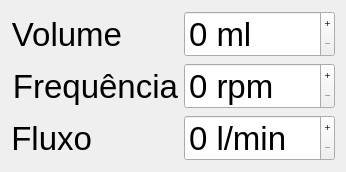
          <widget class="QWidget" name="VCV_tab">
           <attribute name="title">
            <string>VCV</string>
           </attribute>
           <layout class="QVBoxLayout" name="verticalLayout_9">
            <item>
             <layout class="QFormLayout" name="formLayout">
              <item row="0" column="0">
               <widget class="QLabel" name="VCV_volume_lbl">
                <property name="sizePolicy">
                 <sizepolicy hsizetype="MinimumExpanding" vsizetype="MinimumExpanding">
                  <horstretch>0</horstretch>
                  <verstretch>0</verstretch>
                 </sizepolicy>
                </property>
                <property name="minimumSize">
                 <size>
                  <width>50</width>
                  <height>30</height>
                 </size>
                </property>
                <property name="font">
                 <font>
                  <pointsize>25</pointsize>
                 </font>
                </property>
                <property name="text">
                 <string>Volume</string>
                </property>
                <property name="alignment">
                 <set>Qt::AlignRight|Qt::AlignTrailing|Qt::AlignVCenter</set>
                </property>
               </widget>
              </item>
              <item row="0" column="1">
               <widget class="QDoubleSpinBox" name="VCV_volume_dSpinBox">
                <property name="sizePolicy">
                 <sizepolicy hsizetype="MinimumExpanding" vsizetype="MinimumExpanding">
                  <horstretch>0</horstretch>
                  <verstretch>0</verstretch>
                 </sizepolicy>
                </property>
                <property name="minimumSize">
                 <size>
                  <width>50</width>
                  <height>30</height>
                 </size>
                </property>
                <property name="font">
                 <font>
                  <pointsize>25</pointsize>
                 </font>
                </property>
                <property name="buttonSymbols">
                 <enum>QAbstractSpinBox::PlusMinus</enum>
                </property>
                <property name="suffix">
                 <string> ml</string>
                </property>
                <property name="decimals">
                 <number>0</number>
                </property>
                <property name="maximum">
                 <double>1000.000000000000000</double>
                </property>
                <property name="singleStep">
                 <double>5.000000000000000</double>
                </property>
               </widget>
              </item>
              <item row="1" column="0">
               <widget class="QLabel" name="VCV_frequency_lbl">
                <property name="sizePolicy">
                 <sizepolicy hsizetype="MinimumExpanding" vsizetype="MinimumExpanding">
                  <horstretch>0</horstretch>
                  <verstretch>0</verstretch>
                 </sizepolicy>
                </property>
                <property name="minimumSize">
                 <size>
                  <width>50</width>
                  <height>30</height>
                 </size>
                </property>
                <property name="font">
                 <font>
                  <pointsize>25</pointsize>
                 </font>
                </property>
                <property name="text">
                 <string>Frequência</string>
                </property>
                <property name="alignment">
                 <set>Qt::AlignRight|Qt::AlignTrailing|Qt::AlignVCenter</set>
                </property>
               </widget>
              </item>
              <item row="1" column="1">
               <widget class="QDoubleSpinBox" name="VCV_frequency_dSpinBox">
                <property name="sizePolicy">
                 <sizepolicy hsizetype="MinimumExpanding" vsizetype="MinimumExpanding">
                  <horstretch>0</horstretch>
                  <verstretch>0</verstretch>
                 </sizepolicy>
                </property>
                <property name="minimumSize">
                 <size>
                  <width>50</width>
                  <height>30</height>
                 </size>
                </property>
                <property name="font">
                 <font>
                  <pointsize>25</pointsize>
                 </font>
                </property>
                <property name="wrapping">
                 <bool>false</bool>
                </property>
                <property name="frame">
                 <bool>true</bool>
                </property>
                <property name="buttonSymbols">
                 <enum>QAbstractSpinBox::PlusMinus</enum>
                </property>
                <property name="suffix">
                 <string> rpm</string>
                </property>
                <property name="decimals">
                 <number>0</number>
                </property>
                <property name="maximum">
                 <double>30.000000000000000</double>
                </property>
               </widget>
              </item>
              <item row="2" column="0">
               <widget class="QLabel" name="VCV_flow_lbl">
                <property name="sizePolicy">
                 <sizepolicy hsizetype="MinimumExpanding" vsizetype="MinimumExpanding">
                  <horstretch>0</horstretch>
                  <verstretch>0</verstretch>
                 </sizepolicy>
                </property>
                <property name="minimumSize">
                 <size>
                  <width>50</width>
                  <height>30</height>
                 </size>
                </property>
                <property name="font">
                 <font>
                  <pointsize>25</pointsize>
                 </font>
                </property>
                <property name="text">
                 <string>Fluxo</string>
                </property>
                <property name="alignment">
                 <set>Qt::AlignRight|Qt::AlignTrailing|Qt::AlignVCenter</set>
                </property>
               </widget>
              </item>
              <item row="2" column="1">
               <widget class="QDoubleSpinBox" name="VCV_flow_dSpinBox">
                <property name="sizePolicy">
                 <sizepolicy hsizetype="MinimumExpanding" vsizetype="MinimumExpanding">
                  <horstretch>0</horstretch>
                  <verstretch>0</verstretch>
                 </sizepolicy>
                </property>
                <property name="minimumSize">
                 <size>
                  <width>50</width>
                  <height>30</height>
                 </size>
                </property>
                <property name="font">
                 <font>
                  <pointsize>25</pointsize>
                 </font>
                </property>
                <property name="buttonSymbols">
                 <enum>QAbstractSpinBox::PlusMinus</enum>
                </property>
                <property name="suffix">
                 <string> l/min</string>
                </property>
                <property name="decimals">
                 <number>0</number>
                </property>
                <property name="maximum">
                 <double>60.000000000000000</double>
                </property>
               </widget>
              </item>
             </layout>
            </item>
           </layout>
          </widget>
